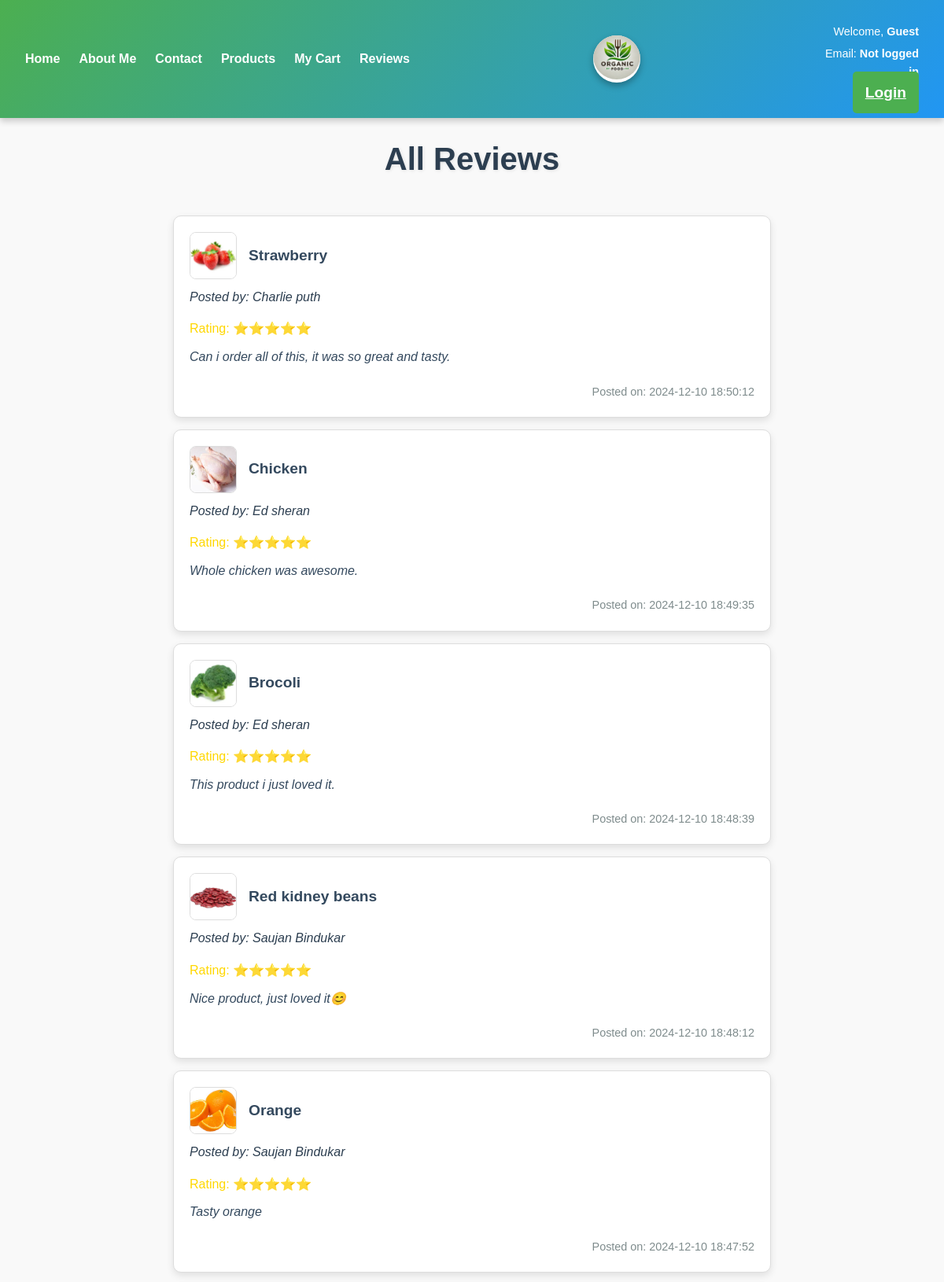
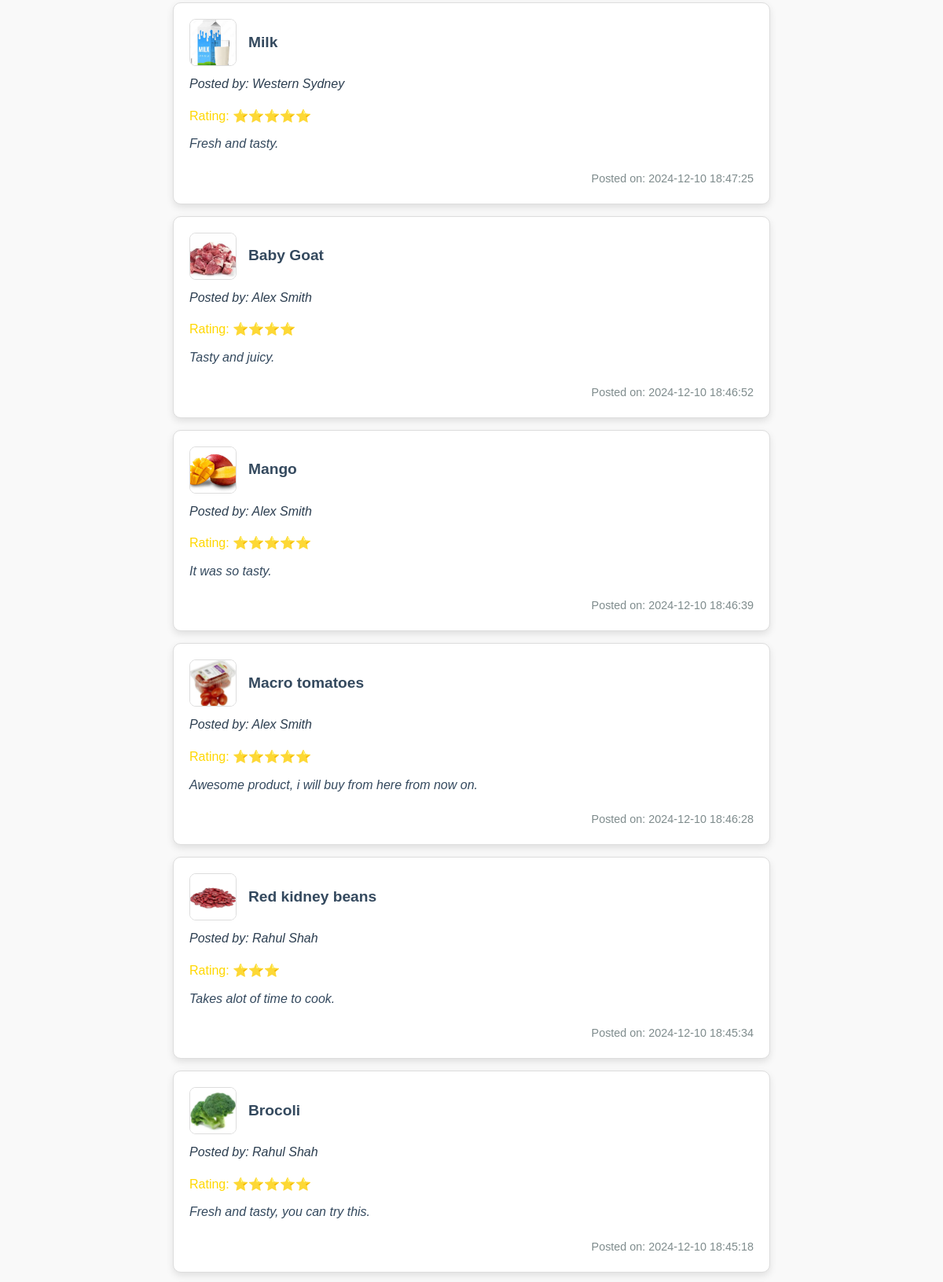
/php/reviews.php (upper part), run on the app's committed database (2 pictures, top to bottom).
### tables this page shows
CREATE TABLE `reviews` (
  `id` int(10) UNSIGNED NOT NULL,
  `user_id` int(10) UNSIGNED NOT NULL,
  `rating` tinyint(4) NOT NULL,
  `comment` text DEFAULT NULL,
  `created_at` datetime DEFAULT current_timestamp(),
  `product_id` int(10) UNSIGNED NOT NULL
);

CREATE TABLE `products` (
  `id` int(10) UNSIGNED NOT NULL,
  `name` varchar(100) NOT NULL,
  `description` text NOT NULL,
  `price` decimal(10,2) NOT NULL,
  `stock_quantity` int(11) NOT NULL,
  `image` varchar(255) NOT NULL,
  `category_id` int(11) DEFAULT NULL
);

CREATE TABLE `users` (
  `id` int(10) UNSIGNED NOT NULL,
  `firstname` varchar(50) NOT NULL,
  `lastname` varchar(50) NOT NULL,
  `username` varchar(50) NOT NULL,
  `email` varchar(100) NOT NULL,
  `phone` varchar(15) NOT NULL,
  `password` varchar(255) NOT NULL,
  `role` varchar(50) NOT NULL DEFAULT 'user'
);

### php/reviews.php (the view, shortened to what this page needs)
<?php
include('../header.php');
$servername = "localhost";
$username = "root";
$password = "";
$dbname = "organic";
$conn = new mysqli($servername, $username, $password, $dbname);
$sql = "SELECT reviews.id, reviews.rating, reviews.comment, reviews.created_at,
               products.name AS product_name, products.image AS product_image,
               users.firstname, users.lastname
        FROM reviews
        INNER JOIN products ON reviews.product_id = products.id
        INNER JOIN users ON reviews.user_id = users.id
        ORDER BY reviews.created_at DESC";
$result = $conn->query($sql);
?>
<!DOCTYPE html>
<html lang="en">
<head>
    <link rel="stylesheet" href="../css/style.css">
</head>
<body>
    <h1 class="page-title">All Reviews</h1>
    <div class="reviews-container">
        <?php if ($result->num_rows > 0): ?>
            <?php while ($review = $result->fetch_assoc()): ?>
                <div class="review-card">
                    <div class="review-header">
                        <img src="<?php echo htmlspecialchars($review['product_image']); ?>" alt="<?php echo htmlspecialchars($review['product_name']); ?>" class="product-thumbnail">
                        <h3 class="product-name"><?php echo htmlspecialchars($review['product_name']); ?></h3>
                    </div>
                    <p class="reviewer-name">
                        Posted by: <?php echo htmlspecialchars($review['firstname'] . ' ' . $review['lastname']); ?>
                    </p>
                    <p class="review-rating">Rating: <?php echo str_repeat('⭐', $review['rating']); ?></p>
                    <p class="review-comment"><?php echo htmlspecialchars($review['comment']); ?></p>
                    <p class="review-date">Posted on: <?php echo htmlspecialchars($review['created_at']); ?></p>
                </div>
            <?php endwhile; ?>
        <?php else: ?>
            <p class="no-reviews">No reviews have been posted yet.</p>
        <?php endif; ?>
    </div>
</body>
</html>

### css/style.css (style rules this page uses)
* { margin: 0; padding: 0; box-sizing: border-box; }
body { font-family: 'Arial', sans-serif; background: linear-gradient(to bottom right, #d9f2d9, #ffffff); overflow-x: hidden; }
body { font-family: 'Arial', sans-serif; background: linear-gradient(to bottom right, #d9f2d9, #ffffff); color: #333; }
body { font-family: 'Arial', sans-serif; background: linear-gradient(to bottom right, #d9f2d9, #ffffff); overflow-x: hidden; margin: 0; }
.product-name { font-size: 1.5rem; color: #2a9d8f; margin-bottom: 10px; }
.product-name { font-size: 1.5em; margin-bottom: 10px; color: #333; text-align: center; }
body { font-family: Arial, sans-serif; background: linear-gradient(to bottom, #f5f7fa, #c3dce6); margin: 0; padding: 0; color: #34495e; }
h1 { text-align: center; color: #2c3e50; margin-top: 20px; font-size: 2.5rem; text-shadow: 2px 2px 4px rgba(0, 0, 0, 0.1); }
body { font-family: 'Arial', sans-serif; background: linear-gradient(to bottom, #f0f4f7, #d9e8ec); margin: 0; padding: 0; color: #34495e; }
.page-title { text-align: center; color: #2c3e50; font-size: 2.5rem; margin: 20px 0; text-shadow: 1px 1px 4px rgba(0, 0, 0, 0.1); }
.reviews-container { max-width: 800px; margin: 0 auto; padding: 20px; display: flex; flex-direction: column; gap: 15px; }
.review-card { background: #ffffff; border: 1px solid #ddd; border-radius: 8px; padding: 15px; box-shadow: 0 4px 8px rgba(0, 0, 0, 0.1); transition: transform 0.2s ease, box-shadow 0.2s ease; display: flex; flex-direction: column; gap: 10px; }
.review-header { display: flex; align-items: center; gap: 15px; }
.product-thumbnail { width: 60px; height: 60px; object-fit: cover; border-radius: 8px; border: 1px solid #ddd; }
.product-name { font-size: 1.2rem; font-weight: bold; color: #34495e; margin: 0; }
.reviewer-name { font-size: 1rem; color: #2c3e50; margin-bottom: 5px; font-style: italic; }
.review-rating { color: #f39c12; font-size: 1rem; }
.review-comment { color: #34495e; margin-bottom: 10px; line-height: 1.6; }
.review-date { font-size: 0.9rem; color: #7f8c8d; text-align: right; }
body { margin: 0; padding: 0; font-family: 'Poppins', sans-serif; background: linear-gradient(135deg, #e9f5ff, #ffffff); color: #333; scroll-behavior: smooth; }
body { margin: 0; padding: 0; font-family: 'Poppins', sans-serif; background: #f9f9f9; color: #333; }
.review-card { background: white; padding: 20px; border-radius: 10px; box-shadow: 0 4px 10px rgba(0, 0, 0, 0.1); text-align: left; }
.review-comment { font-style: italic; margin-bottom: 10px; }
.review-rating { color: gold; }
body { font-family: 'Arial', sans-serif; line-height: 1.6; margin: 0; padding: 0; background-color: #f9f9f9; color: #333; }

### data on the page
reviews: product.image (picture), product.name "Strawberry", user.lastname "Charlie puth", rating "⭐⭐⭐⭐⭐", comment "Can i order all of this, it was so great and tasty.", created_at "2024-12-10 18:50:12"
reviews: product.image (picture), product.name "Chicken", user.lastname "Ed sheran", rating "⭐⭐⭐⭐⭐", comment "Whole chicken was awesome.", created_at "2024-12-10 18:49:35"
reviews: product.image (picture), product.name "Brocoli", user.lastname "Ed sheran", rating "⭐⭐⭐⭐⭐", comment "This product i just loved it.", created_at "2024-12-10 18:48:39"
reviews: product.image (picture), product.name "Red kidney beans", user.lastname "Saujan Bindukar", rating "⭐⭐⭐⭐⭐", comment "Nice product, just loved it😊", created_at "2024-12-10 18:48:12"
reviews: product.image (picture), product.name "Orange", user.lastname "Saujan Bindukar", rating "⭐⭐⭐⭐⭐", comment "Tasty orange", created_at "2024-12-10 18:47:52"
reviews: product.image (picture), product.name "Milk", user.lastname "Western Sydney", rating "⭐⭐⭐⭐⭐", comment "Fresh and tasty.", created_at "2024-12-10 18:47:25"
reviews: product.image (picture), product.name "Baby Goat", user.lastname "Alex Smith", rating "⭐⭐⭐⭐", comment "Tasty and juicy.", created_at "2024-12-10 18:46:52"
reviews: product.image (picture), product.name "Mango", user.lastname "Alex Smith", rating "⭐⭐⭐⭐⭐", comment "It was so tasty.", created_at "2024-12-10 18:46:39"
reviews: product.name (picture), product.name "Macro tomatoes", user.lastname "Alex Smith", rating "⭐⭐⭐⭐⭐", comment "Awesome product, i will buy from here from now on.", created_at "2024-12-10 18:46:28"
reviews: product.image (picture), product.name "Red kidney beans", user.lastname "Rahul Shah", rating "⭐⭐⭐", comment "Takes alot of time to cook.", created_at "2024-12-10 18:45:34"
reviews: product.image (picture), product.name "Brocoli", user.lastname "Rahul Shah", rating "⭐⭐⭐⭐⭐", comment "Fresh and tasty, you can try this.", created_at "2024-12-10 18:45:18"
